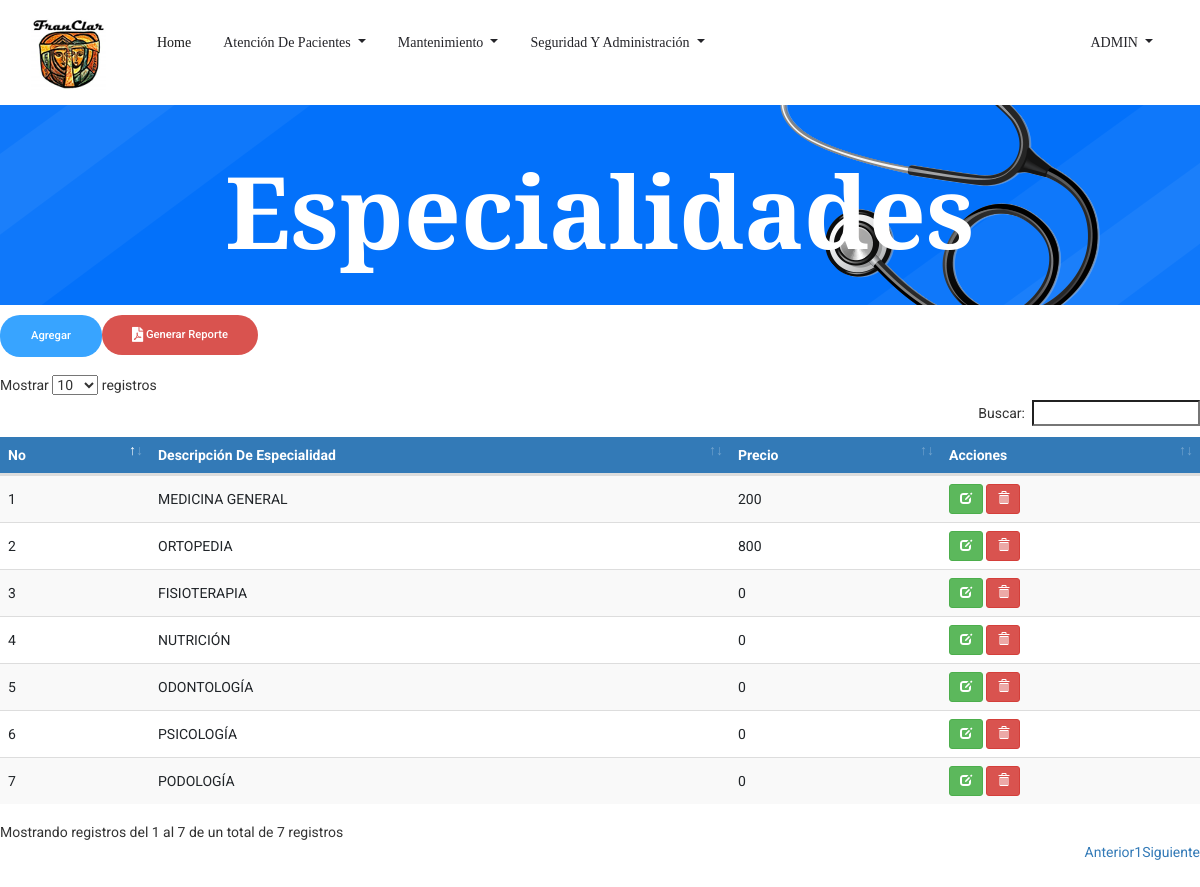
The page /Especialidades.php (signed in) on the database its author committed.
### tables this page shows
CREATE TABLE `tbl_especialidad` (
  `ID_Especialidad` int(3) NOT NULL,
  `Descripcion_Espec` varchar(30) NOT NULL,
  `Precio` int(5) NOT NULL
);

### Especialidades.php (the view, shortened to what this page needs)
<!doctype html>
<html lang="es">
<?php
include 'head.php'
?>
<body>
    <?php
    include 'header.php';
    ?>
    <section class="breadcrumb_part breadcrumb_bg">
        <div class="container">
            <div class="row">
                <div class="col-lg-12">
                    <div class="breadcrumb_iner">
                        <div class="breadcrumb_iner_item">
                            <h2>Especialidades</h2>
                        </div>
                    </div>
                </div>
            </div>
        </div>
    </section>
	 <?php
	  $rolUsuario=$_SESSION['ID_Rol'];
	 $sql=("SELECT * FROM tbl_permisos WHERE id_objeto=9 AND id_rol=$rolUsuario");
		$query=mysqli_query($con,$sql);
		if(mysqli_num_rows($query)>0){
			$row = mysqli_fetch_assoc($query);
			$permiso= $row['permiso_insertar'];
			$permiso_eliminar= $row['permiso_eliminar'];
			$permiso_actualizar=$row['permiso_actualizar'];
		}if ($permiso==0){
		 echo '<div class="alert alert-danger alert-dismissable"><button type="button" class="close" data-dismiss="alert" aria-hidden="true">&times;</button>"usuario no tiene permisos para agregar nuevo"</div>';
		}else{?>
		<form class="form-inline my-2 my-lg-0 float-left">
			<a href="agregar_Especialidad.php" class="genric-btn info circle">Agregar</a>
		</form>
		<form class="form-inline my-2 my-lg-0 float-left">
			<a class="genric-btn btn-danger circle" onclick="pdfDinamico(this)" id="pdf_especialidad" href="#">
			<i class="fas fa-file-pdf fa-lg"> </i> Generar Reporte</a>
	    </form>
	   <br>
		<br>
		<br>
		<?php } ?>
		<div class="table-responsive">
			<table id="datatableUsuarios" class="table table-striped table-hover">
			<thead>
				<tr>
                    <th>No</th>
					<th>Descripción De Especialidad</th>
					<th>Precio</th>
					<th>Acciones</th>
				</tr>
				</thead>
				<tbody>
				<?php
				$sql = mysqli_query($con, "SELECT * FROM tbl_especialidad WHERE ID_Especialidad <> 9 AND ID_Especialidad <> 8");
				if(mysqli_num_rows($sql) == 0){
					echo '<tr><td colspan="8">No hay datos.</td></tr>';
				}else{
					while($row = mysqli_fetch_assoc($sql)){
						($permiso_eliminar==1)?$boton='<a href="Especialidades.php?aksi=delete&nik='.$row['ID_Especialidad'].'" title="Eliminar" onclick="return confirm(\'¿Está seguro de borrar los datos del cargo '.$row['Descripcion_Espec'].'?\')" class="btn btn-danger btn-sm"><span class="glyphicon glyphicon-trash" aria-hidden="true"></span></a>':$boton='<a  title="Eliminar"  onClick="permiso()" class="btn btn-warning btn-sm"><span class="glyphicon glyphicon-trash" aria-hidden="true"></span></a>';
						($permiso_actualizar==1)?$boton2='<a href="EditarEspecialidad.php?nik='.$row['ID_Especialidad'].'" title="Editar datos" class="btn btn-success btn-sm"><span class="glyphicon glyphicon-edit" aria-hidden="true"></span></a>':$boton2='<a  title="Editar datos" onClick="permiso()" class="btn btn-warning btn-sm"><span class="glyphicon glyphicon-edit" aria-hidden="true"></span></a>';
						echo '
						<tr>
                            <td>'.$row['ID_Especialidad'].'</td>
							<td>'.$row['Descripcion_Espec'].'</td>
							<td>'.$row['Precio'].'</td>
							<td>'.$boton2.' '.$boton.'</td>
						</tr>
						';
					}
				}
				?>
				</tbody>
			</table>
		 </div>
		 <br><br><br><br><br>
</body>
</html>

### css/main.css (style rules this page uses)
table th { background-color: #337ab7 !important; color: white; }
table>tbody>tr>td { vertical-align: middle !important; }

### rows shown on the page
tbl_especialidad: ID_Especialidad "1", Descripcion_Espec "MEDICINA GENERAL", Precio "200"
tbl_especialidad: ID_Especialidad "2", Descripcion_Espec "ORTOPEDIA", Precio "800"
tbl_especialidad: ID_Especialidad "3", Descripcion_Espec "FISIOTERAPIA", Precio "0"
tbl_especialidad: ID_Especialidad "4", Descripcion_Espec "NUTRICIÓN", Precio "0"
tbl_especialidad: ID_Especialidad "5", Descripcion_Espec "ODONTOLOGÍA", Precio "0"
tbl_especialidad: ID_Especialidad "6", Descripcion_Espec "PSICOLOGÍA", Precio "0"
tbl_especialidad: ID_Especialidad "7", Descripcion_Espec "PODOLOGÍA", Precio "0"

### other values the page prints
$usuario "ADMIN"
